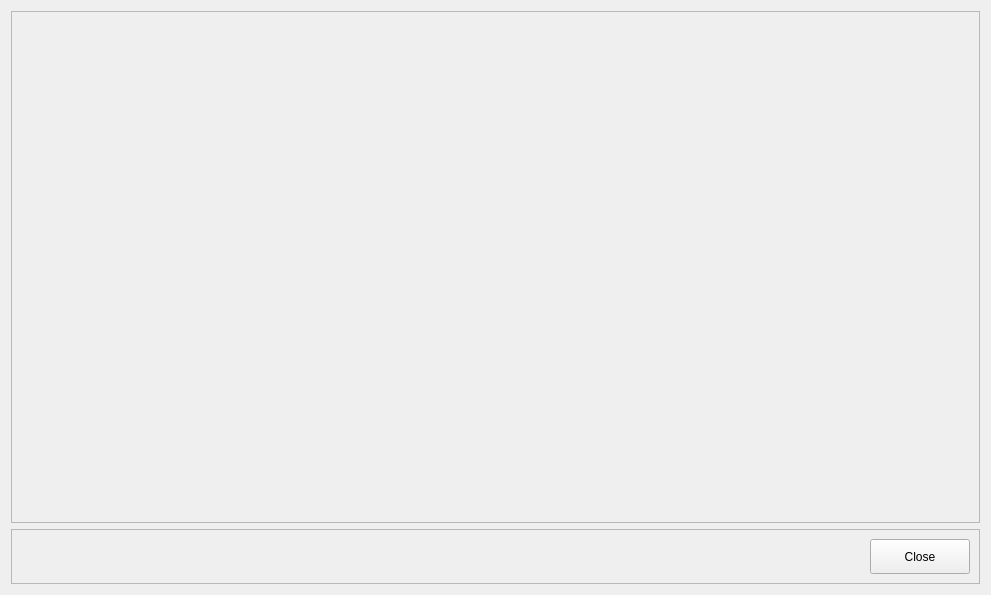
<?xml version="1.0" encoding="UTF-8"?>
<ui version="4.0">
 <class>DesignView</class>
 <widget class="QWidget" name="DesignView">
  <property name="windowModality">
   <enum>Qt::ApplicationModal</enum>
  </property>
  <property name="geometry">
   <rect>
    <x>0</x>
    <y>0</y>
    <width>991</width>
    <height>595</height>
   </rect>
  </property>
  <property name="windowTitle">
   <string>Design View</string>
  </property>
  <layout class="QVBoxLayout" name="verticalLayout">
   <item>
    <widget class="QFrame" name="frame_drawing">
     <property name="sizePolicy">
      <sizepolicy hsizetype="MinimumExpanding" vsizetype="MinimumExpanding">
       <horstretch>0</horstretch>
       <verstretch>0</verstretch>
      </sizepolicy>
     </property>
     <property name="frameShape">
      <enum>QFrame::StyledPanel</enum>
     </property>
     <property name="frameShadow">
      <enum>QFrame::Raised</enum>
     </property>
    </widget>
   </item>
   <item>
    <widget class="QFrame" name="frame_buttons">
     <property name="sizePolicy">
      <sizepolicy hsizetype="MinimumExpanding" vsizetype="MinimumExpanding">
       <horstretch>0</horstretch>
       <verstretch>0</verstretch>
      </sizepolicy>
     </property>
     <property name="maximumSize">
      <size>
       <width>16777215</width>
       <height>55</height>
      </size>
     </property>
     <property name="frameShape">
      <enum>QFrame::StyledPanel</enum>
     </property>
     <property name="frameShadow">
      <enum>QFrame::Raised</enum>
     </property>
     <layout class="QGridLayout" name="gridLayout">
      <item row="0" column="1">
       <widget class="QPushButton" name="pushButtonClose">
        <property name="sizePolicy">
         <sizepolicy hsizetype="MinimumExpanding" vsizetype="MinimumExpanding">
          <horstretch>0</horstretch>
          <verstretch>0</verstretch>
         </sizepolicy>
        </property>
        <property name="maximumSize">
         <size>
          <width>100</width>
          <height>16777215</height>
         </size>
        </property>
        <property name="text">
         <string>Close</string>
        </property>
       </widget>
      </item>
      <item row="0" column="0">
       <spacer name="horizontalSpacer">
        <property name="orientation">
         <enum>Qt::Horizontal</enum>
        </property>
        <property name="sizeHint" stdset="0">
         <size>
          <width>40</width>
          <height>20</height>
         </size>
        </property>
       </spacer>
      </item>
     </layout>
    </widget>
   </item>
  </layout>
 </widget>
 <resources/>
 <connections/>
</ui>
